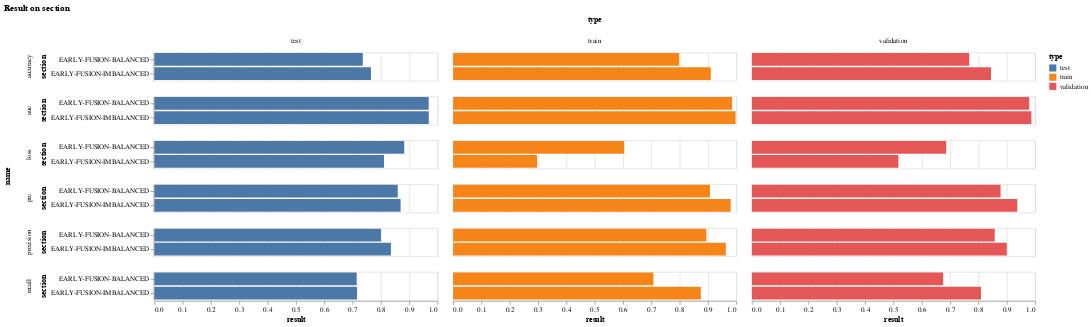

Notebook code cell kept with this figure:
### Code cell
alt.Chart(early_melted_result, title="Result on section").mark_bar().encode(
  y='section',
  x='result',
  color='type',
  row='name',
  column='type',
)

### Figure 1 — Vega-Lite specification as saved in the notebook (floating-point values rounded to 4 significant figures)
{"config": {"view": {"continuousWidth": 400, "continuousHeight": 300}}, "data": {"name": "data-0b552c7c23b747a3c14687a817acf4c6"}, "mark": "bar", "encoding": {"color": {"type": "nominal", "field": "type"}, "column": {"type": "nominal", "field": "type"}, "row": {"type": "nominal", "field": "name"}, "x": {"type": "quantitative", "field": "result"}, "y": {"type": "nominal", "field": "section"}}, "title": "Result on section", "$schema": "https://vega.github.io/schema/vega-lite/v4.8.1.json", "datasets": {"data-0b552c7c23b747a3c14687a817acf4c6": [{"name": "loss", "section": "EARLY-FUSION-IMBALANCED", "type": "train", "result": 0.2966}, {"name": "accuracy", "section": "EARLY-FUSION-IMBALANCED", "type": "train", "result": 0.91}, {"name": "precision", "section": "EARLY-FUSION-IMBALANCED", "type": "train", "result": 0.9629}, {"name": "recall", "section": "EARLY-FUSION-IMBALANCED", "type": "train", "result": 0.8746}, {"name": "auc", "section": "EARLY-FUSION-IMBALANCED", "type": "train", "result": 0.9972}, {"name": "prc", "section": "EARLY-FUSION-IMBALANCED", "type": "train", "result": 0.9802}, {"name": "loss", "section": "EARLY-FUSION-BALANCED", "type": "train", "result": 0.6042}, {"name": "accuracy", "section": "EARLY-FUSION-BALANCED", "type": "train", "result": 0.7981}, {"name": "precision", "section": "EARLY-FUSION-BALANCED", "type": "train", "result": 0.8941}, {"name": "recall", "section": "EARLY-FUSION-BALANCED", "type": "train", "result": 0.7074}, {"name": "auc", "section": "EARLY-FUSION-BALANCED", "type": "train", "result": 0.9852}, {"name": "prc", "section": "EARLY-FUSION-BALANCED", "type": "train", "result": 0.9071}, {"name": "loss", "section": "EARLY-FUSION-IMBALANCED", "type": "validation", "result": 0.5175}, {"name": "accuracy", "section": "EARLY-FUSION-IMBALANCED", "type": "validation", "result": 0.8444}, {"name": "precision", "section": "EARLY-FUSION-IMBALANCED", "type": "validation", "result": 0.9001}, {"name": "recall", "section": "EARLY-FUSION-IMBALANCED", "type": "validation", "result": 0.8088}, {"name": "auc", "section": "EARLY-FUSION-IMBALANCED", "type": "validation", "result": 0.9869}, {"name": "prc", "section": "EARLY-FUSION-IMBALANCED", "type": "validation", "result": 0.9371}, {"name": "loss", "section": "EARLY-FUSION-BALANCED", "type": "validation", "result": 0.6861}, {"name": "accuracy", "section": "EARLY-FUSION-BALANCED", "type": "validation", "result": 0.7673}, {"name": "precision", "section": "EARLY-FUSION-BALANCED", "type": "validation", "result": 0.8574}, {"name": "recall", "section": "EARLY-FUSION-BALANCED", "type": "validation", "result": 0.6754}, {"name": "auc", "section": "EARLY-FUSION-BALANCED", "type": "validation", "result": 0.9794}, {"name": "prc", "section": "EARLY-FUSION-BALANCED", "type": "validation", "result": 0.8781}, {"name": "loss", "section": "EARLY-FUSION-IMBALANCED", "type": "test", "result": 0.8111}, {"name": "accuracy", "section": "EARLY-FUSION-IMBALANCED", "type": "test", "result": 0.7648}, {"name": "precision", "section": "EARLY-FUSION-IMBALANCED", "type": "test", "result": 0.8353}, {"name": "recall", "section": "EARLY-FUSION-IMBALANCED", "type": "test", "result": 0.7159}, {"name": "auc", "section": "EARLY-FUSION-IMBALANCED", "type": "test", "result": 0.9691}, {"name": "prc", "section": "EARLY-FUSION-IMBALANCED", "type": "test", "result": 0.8696}, {"name": "loss", "section": "EARLY-FUSION-BALANCED", "type": "test", "result": 0.8825}, {"name": "accuracy", "section": "EARLY-FUSION-BALANCED", "type": "test", "result": 0.7361}, {"name": "precision", "section": "EARLY-FUSION-BALANCED", "type": "test", "result": 0.8002}, {"name": "recall", "section": "EARLY-FUSION-BALANCED", "type": "test", "result": 0.7144}, {"name": "auc", "section": "EARLY-FUSION-BALANCED", "type": "test", "result": 0.9687}, {"name": "prc", "section": "EARLY-FUSION-BALANCED", "type": "test", "result": 0.8595}]}}
